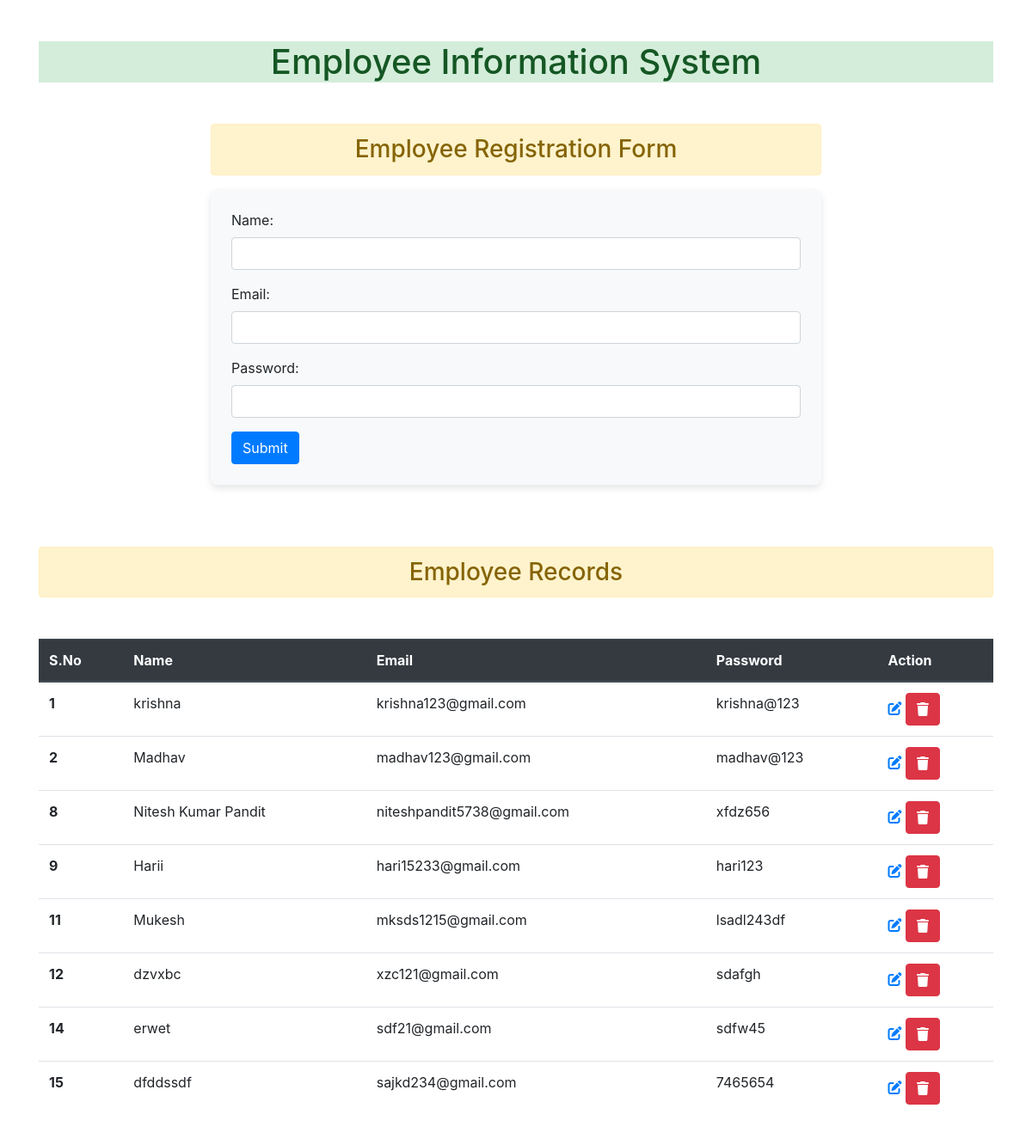
The page / on the database its author committed.
### app1/models.py (models this page shows, shortened)
class Employee(models.Model):
    name = models.CharField(max_length=25,null=True)
    email = models.EmailField(max_length=60,null=True)
    password = models.CharField(max_length=12,null=True)

### app1/views.py (the view)
# urls.py: 2. Add a URL to urlpatterns:  path('', Home.as_view(), name='home')
def Home(request):
    form = EmpolyeeForm()
    if request.method == 'POST':
        form = EmpolyeeForm(request.POST)
        if form.is_valid():
            form.save()
            messages.success(request, 'Record saved successfully!')
            form = EmpolyeeForm()  # Clear form after saving
    data = Employee.objects.all()  # Get all data
    context = {
        'form': form,
        'data': data,
    }
    return render(request, 'app1/index.html', context)

### app1/forms.py
class EmpolyeeForm(ModelForm):
    class Meta:
        model = Employee
        fields = '__all__'
        widgets={
            'name':forms.TextInput(attrs={'class':'form-control'}),
            'email':forms.TextInput(attrs={'class':'form-control'}),
            'password':forms.PasswordInput(attrs={'class':'form-control'},render_value=True)
        }

### templates/app1/index.html (shortened to what this page needs)
{% extends 'app1/base.html' %} {% block content %}
<div class="container">
  <div class="row">
    <div class="col col-8 offset-2">
      <h3 class="alert alert-warning text-center">
        Employee Registration Form
      </h3>
      <div
        class="p-4"
        style="
          background-color: #f8f9fa;
          border-radius: 8px;
          box-shadow: 0 4px 8px rgba(0, 0, 0, 0.1);
        "
      >
        <form method="post">
          {% csrf_token %} {{ form.as_p }}
          <input type="submit" value="Submit" class="btn btn-primary" />
        </form>
      </div>
    </div>
  </div>
</div>
<br /><br /><br />
<h3 class="alert alert-warning text-center">Employee Records</h3>
<table class="table my-5">
  <thead class="thead-dark">
    <tr>
      <th scope="col">S.No</th>
      <th scope="col">Name</th>
      <th scope="col">Email</th>
      <th scope="col">Password</th>
      <th scope="col">Action</th>
    </tr>
  </thead>
  <tbody>
    {% for i in data %}
    <tr>
      <th scope="row">{{ i.id }}</th>
      <td>{{ i.name }}</td>
      <td>{{ i.email }}</td>
      <td>{{ i.password }}</td>
      <td>
        <a href="{% url 'update' i.id %}">
          <i class="fa-solid fa-pen-to-square"></i>
        </a>
        <form action="{% url 'delete' i.id %}" method="post" class="d-inline">
          <button type="submit" class="btn btn-danger">
            <i class="fa-solid fa-trash"></i>
          </button>
        </form>
      </td>
    </tr>
    {% endfor %}
  </tbody>
</table>
{% endblock content %}

### templates/app1/base.html (shortened to what this page needs)
<!DOCTYPE html>
<html lang="en">
  <head>
    <link
      rel="stylesheet"
      href="https://cdn.jsdelivr.net/npm/bootstrap@4.3.1/dist/css/bootstrap.min.css"
    />
  </head>
  <body>
    <div class="container">
      <h1 class="atert alert-success my-5 text-center">
        Employee Information System
      </h1>
      {% block content %} {% endblock content %}
    </div>
  </body>
</html>

### rows shown on the page
Employee: id "1", name "krishna", email "krishna123@gmail.com", password "krishna@123"
Employee: id "2", name "Madhav", email "madhav123@gmail.com", password "madhav@123"
Employee: id "8", name "Nitesh Kumar Pandit", email "niteshpandit5738@gmail.com", password "xfdz656"
Employee: id "9", name "Harii", email "hari15233@gmail.com", password "hari123"
Employee: id "11", name "Mukesh", email "mksds1215@gmail.com", password "lsadl243df"
Employee: id "12", name "dzvxbc", email "xzc121@gmail.com", password "sdafgh"
Employee: id "14", name "erwet", email "sdf21@gmail.com", password "sdfw45"
Employee: id "15", name "dfddssdf", email "sajkd234@gmail.com", password "7465654"
